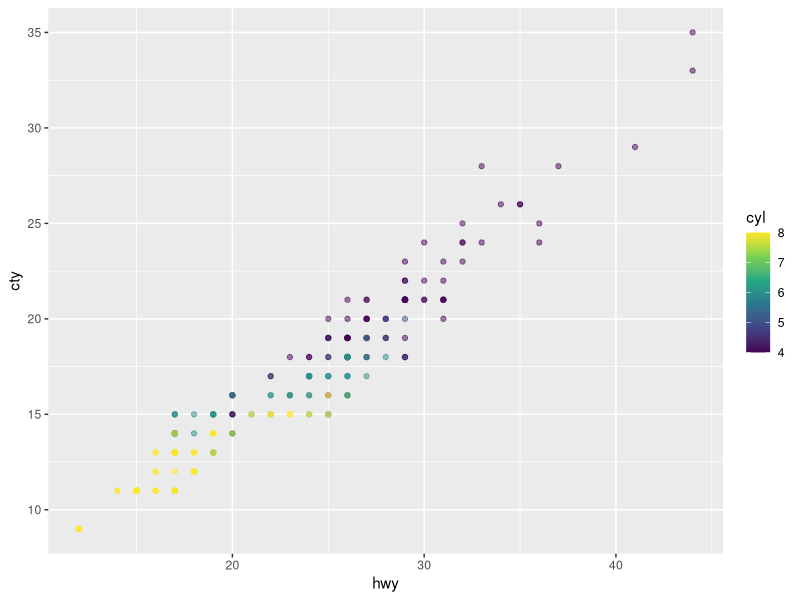
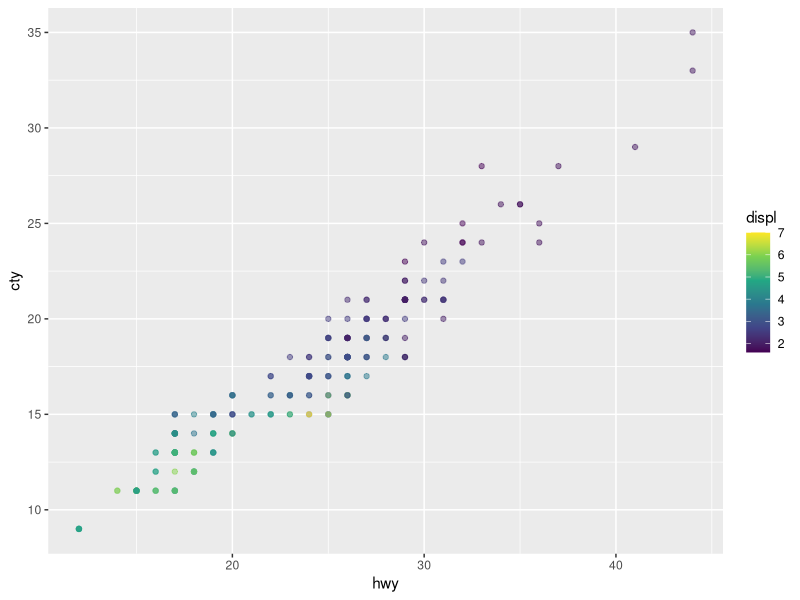

The R script that drew these images, in order:
## ---- chunk 1
library(tidyverse)
## ---- chunk 2
#| label: fig-mpg
#| fig-cap: "Here is my mpg fig"
#| fig-subcap: 
#| - "Colored by number of cylinders"
#| - "Colored by displacement, in liters"
#| fig-alt: "Here is a longer, more detailed alt text description of my figure"
#| layout-ncol: 2
#| column: page

ggplot(mpg, aes(x = hwy, y = cty, color = cyl)) +
  geom_point(alpha = 0.5) + 
  scale_color_viridis_c()

ggplot(mpg, aes(x = hwy, y = cty, color = displ)) +
  geom_point(alpha = 0.5) + 
  scale_color_viridis_c()
## ---- chunk 3
#| label: tbl-mtcars
#| tbl-cap: "The first three columns and rows of the mtcars dataset"
#| tbl-cap-location: top
#| column: margin 

knitr::kable(
  mtcars[1:3, 1:3]
)
